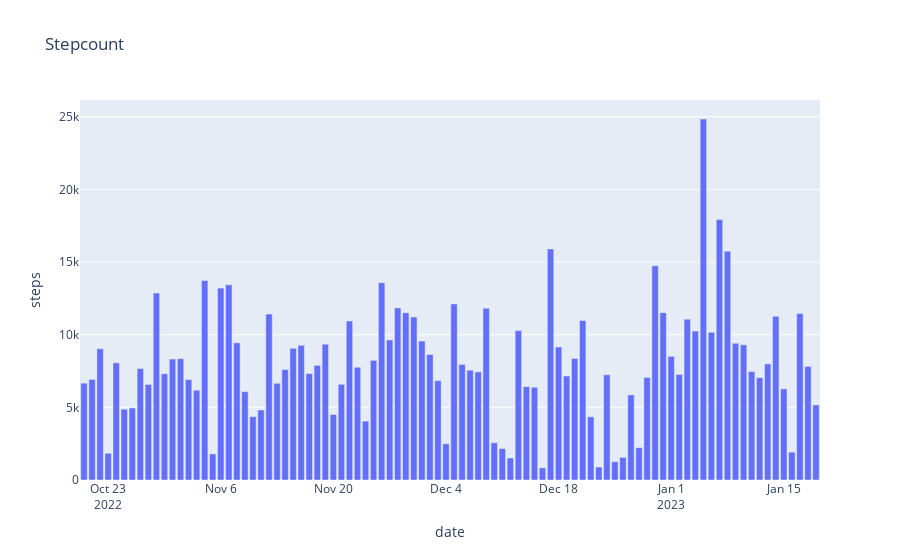

Notebook code for this chart:
### Code cell
fig= px.bar(data_frame=activity, x="date", y="steps", title="Stepcount")

fig.show()
